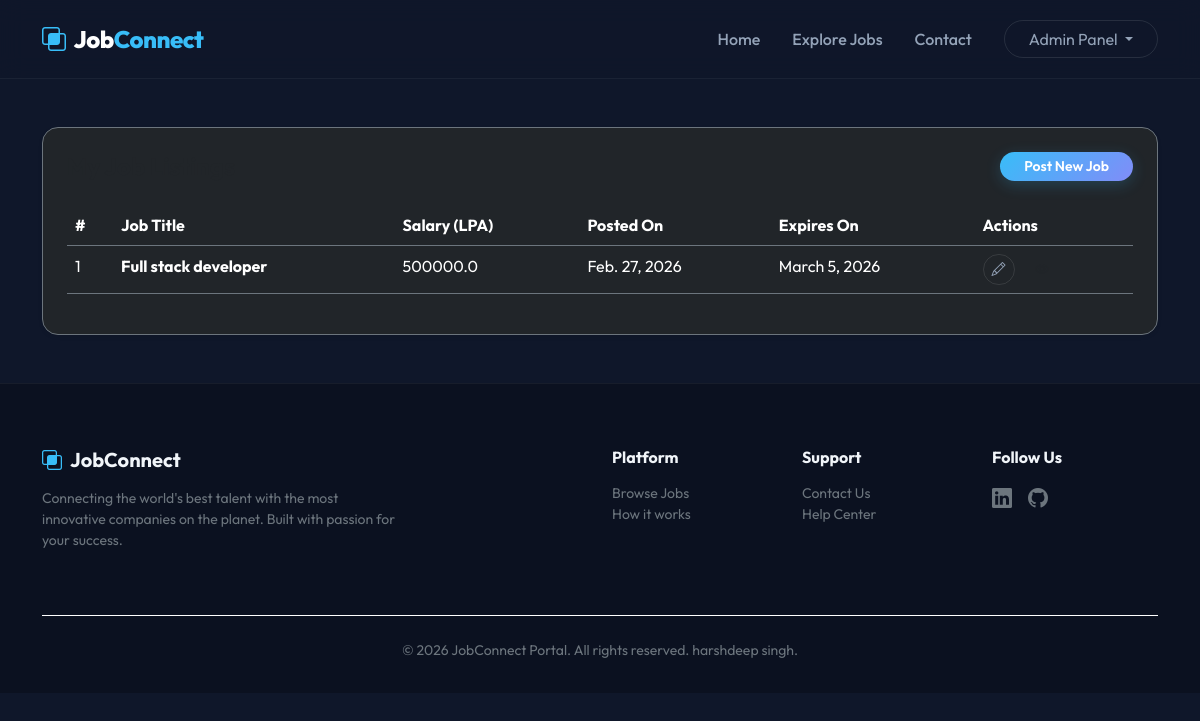
The app's page /job_list/ (signed in), older data.
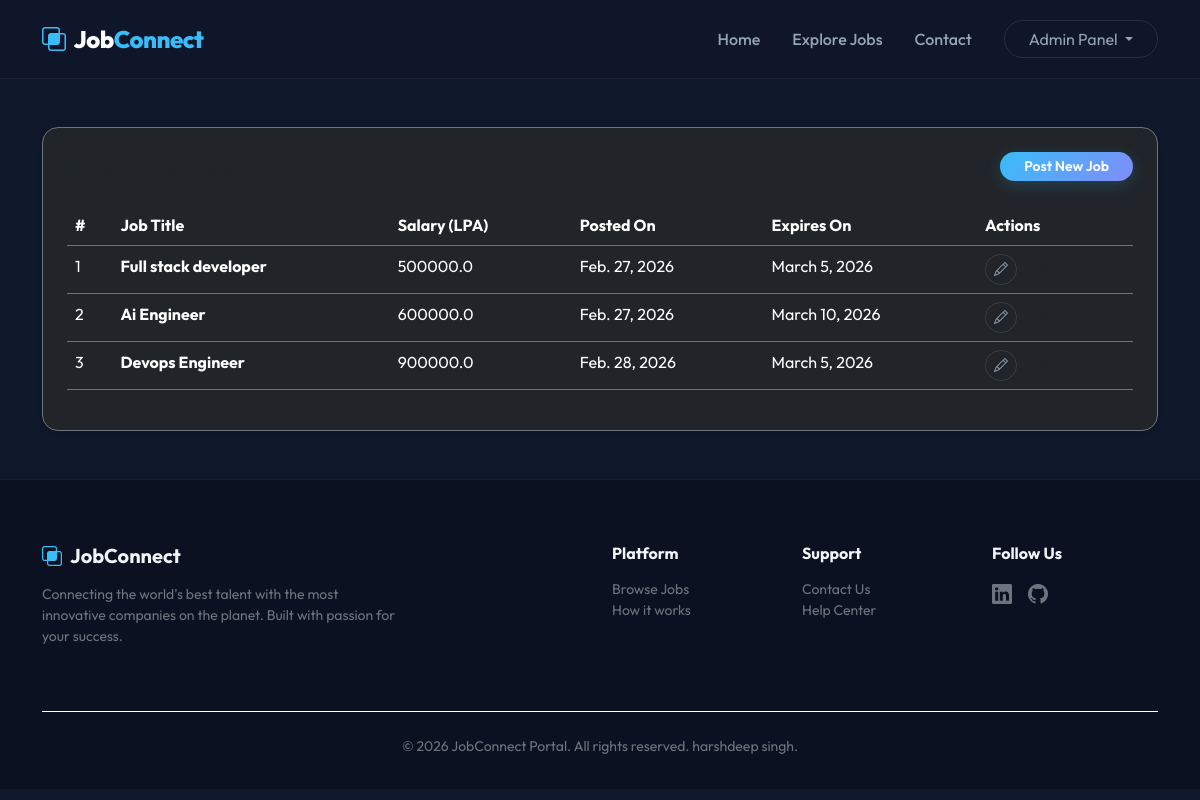
The same page, newer data.
### job/models.py (models this page shows, shortened)
class Job(models.Model):
    recruiter = models.ForeignKey(Recruiter, on_delete=models.CASCADE)
    start_date = models.DateField(null=True)
    end_date = models.DateField()
    title = models.CharField(max_length=100, null=True)
    salary = models.FloatField(max_length=20)
    description = models.CharField(max_length=300, null=True)
    experience = models.CharField(max_length=100, null=True)
    skills = models.CharField(max_length=100, null=True)
    creationdate = models.DateField(auto_now_add=True)

### job/views.py (the view)
# urls.py: path('job_list/', views.job_list, name="job_list"),
def job_list(request):
    if not request.user.is_authenticated:
        return redirect('recruiterlogin')
    user=request.user
    recruiter=Recruiter.objects.get(user=user)
    job=Job.objects.filter(recruiter=recruiter)
    context={'job':job}
    return render(request, 'job_list.html',context)

### job/templates/job_list.html (shortened to what this page needs)
{% extends 'base.html' %}
{% block content %}
<div class="container py-5">
    <div class="card bg-dark border-secondary p-4 rounded-4 shadow-sm">
        <div class="d-flex justify-content-between align-items-center mb-4">
            <h4 class="fw-bold mb-0">My Job Listings</h4>
            <a href="{% url 'add_job' %}" class="btn btn-primary-gradient btn-sm rounded-pill px-4">Post New Job</a>
        </div>
        <div class="table-responsive">
            <table class="table table-dark table-hover border-secondary">
                <thead>
                    <tr class="text-secondary">
                        <th>#</th>
                        <th>Job Title</th>
                        <th>Salary (LPA)</th>
                        <th>Posted On</th>
                        <th>Expires On</th>
                        <th>Actions</th>
                    </tr>
                </thead>
                <tbody>
                    {% for i in job %}
                    <tr>
                        <td>{{ forloop.counter }}</td>
                        <td class="fw-bold">{{ i.title }}</td>
                        <td>{{ i.salary }}</td>
                        <td>{{ i.creationdate }}</td>
                        <td>{{ i.end_date }}</td>
                        <td>
                            <a href="{% url 'edit_jobdetail' i.id %}"
                                class="btn btn-sm btn-outline-custom rounded-pill me-2"><i class="bi bi-pencil"></i></a>
                            <a href="{% url 'job_detail' i.id %}" class="btn btn-sm btn-outline-accent rounded-pill"><i
                                    class="bi bi-eye"></i></a>
                        </td>
                    </tr>
                    {% endfor %}
                </tbody>
            </table>
        </div>
    </div>
</div>
{% endblock %}

### job/templates/base.html (shortened to what this page needs)
<!DOCTYPE html>
<html lang="en">
<head>
    <link href="https://cdn.jsdelivr.net/npm/bootstrap@5.3.2/dist/css/bootstrap.min.css" rel="stylesheet">
    <link rel="stylesheet" href="https://cdn.jsdelivr.net/npm/bootstrap-icons@1.11.2/font/bootstrap-icons.min.css">
</head>
<body>
    <nav class="navbar navbar-expand-lg navbar-dark sticky-top">
        <div class="container">
            <a class="navbar-brand text-white" href="{% url 'home' %}">
                <i class="bi bi-intersect text-accent me-2"></i>Job<span class="text-accent">Connect</span>
            </a>
            <div class="collapse navbar-collapse" id="navbarNav">
                <ul class="navbar-nav ms-auto align-items-center">
                    <li class="nav-item">
                        <a class="nav-link px-3" href="{% url 'home' %}">Home</a>
                    </li>
                    <li class="nav-item">
                        <a class="nav-link px-3" href="{% url 'latest_jobs' %}">Explore Jobs</a>
                    </li>
                    <li class="nav-item">
                        <a class="nav-link px-3" href="{% url 'contact' %}">Contact</a>
                    </li>
                    {% if request.user.is_authenticated %}
                    {% if request.user.is_staff %}
                    <li class="nav-item dropdown ms-lg-3">
                        <a class="btn btn-outline-custom rounded-pill px-4 dropdown-toggle" href="#" role="button"
                            data-bs-toggle="dropdown">
                            Admin Panel
                        </a>
                    </li>
                    {% endif %}
                    {% endif %}
                </ul>
            </div>
        </div>
    </nav>
    <main>
        {% block content %}{% endblock %}
    </main>
    <footer class="footer mt-auto">
        <div class="container">
            <div class="row g-4 mb-5">
                <div class="col-lg-4">
                    <h5 class="fw-bold mb-3"><i class="bi bi-intersect text-accent me-2"></i>JobConnect</h5>
                    <p class="text-secondary small">Connecting the world's best talent with the most innovative
                        companies on the planet. Built with passion for your success.</p>
                </div>
                <div class="col-6 col-lg-2 offset-lg-2">
                    <h6 class="fw-bold mb-3">Platform</h6>
                    <ul class="list-unstyled small">
                        <li><a href="{% url 'latest_jobs' %}"
                                class="text-secondary text-decoration-none hover-accent">Browse Jobs</a></li>
                        <li><a href="#" class="text-secondary text-decoration-none">How it works</a></li>
                    </ul>
                </div>
                <div class="col-6 col-lg-2">
                    <h6 class="fw-bold mb-3">Support</h6>
                    <ul class="list-unstyled small">
                        <li><a href="{% url 'contact' %}" class="text-secondary text-decoration-none">Contact Us</a>
                        </li>
                        <li><a href="#" class="text-secondary text-decoration-none">Help Center</a></li>
                    </ul>
                </div>
                <div class="col-lg-2">
                    <h6 class="fw-bold mb-3">Follow Us</h6>
                    <div class="d-flex gap-3">
                        <a href="https://www.linkedin.com/in/harshdeep-singh-580124294/" class="text-secondary fs-5"><i class="bi bi-linkedin"></i></a>
                        <a href="https://github.com/codegeekyyy" class="text-secondary fs-5"><i class="bi bi-github"></i></a>
                    </div>
                </div>
            </div>
            <div class="text-center pt-4 border-top border-white border-opacity-5">
                <p class="text-secondary small mb-0">&copy; 2026 JobConnect Portal. All rights reserved.  harshdeep singh.</p>
            </div>
        </div>
    </footer>
</body>
</html>

### job/templates/base.html (style rules this page uses)
:root { --bg-dark: #0f172a; --card-dark: #1e293b; --accent: #38bdf8; --accent-glow: rgba(56, 189, 248, 0.4); --luxury-grad: linear-gradient(135deg, #38bdf8 0%, #818cf8 100%); }
body { font-family: 'Outfit', sans-serif; background-color: var(--bg-dark); color: #f1f5f9; overflow-x: hidden; }
.navbar { background: rgba(15, 23, 42, 0.8) !important; backdrop-filter: blur(12px); border-bottom: 1px solid rgba(255, 255, 255, 0.05); padding: 1rem 0; }
.navbar-brand { font-weight: 800; font-size: 1.5rem; letter-spacing: -0.5px; }
.text-accent { color: var(--accent); }
.btn-primary-gradient { background: var(--luxury-grad); border: none; color: white; font-weight: 600; transition: all 0.3s ease; box-shadow: 0 4px 15px rgba(56, 189, 248, 0.2); }
.btn-outline-custom { border: 1px solid rgba(255, 255, 255, 0.1); color: #94a3b8; transition: all 0.3s ease; }
.nav-link { color: #94a3b8 !important; font-weight: 500; transition: color 0.3s ease; }
footer { border-top: 1px solid rgba(255, 255, 255, 0.05); padding: 4rem 0 2rem; background: #0b1120; }

Row changes from the older to the newer data that the page shows:
added Job: title "Ai Engineer", salary "600000.0", creationdate "Feb. 27, 2026", end_date "March 10, 2026"
added Job: title "Devops Engineer", salary "900000.0", creationdate "Feb. 28, 2026", end_date "March 5, 2026"
